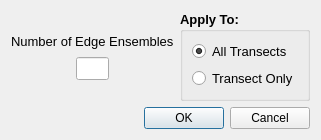
<?xml version="1.0" encoding="UTF-8"?>
<ui version="4.0">
 <class>edge_ens</class>
 <widget class="QDialog" name="edge_ens">
  <property name="geometry">
   <rect>
    <x>0</x>
    <y>0</y>
    <width>277</width>
    <height>120</height>
   </rect>
  </property>
  <property name="windowTitle">
   <string>Edge Ensembles</string>
  </property>
  <layout class="QGridLayout" name="gridLayout_2">
   <item row="0" column="0">
    <layout class="QHBoxLayout" name="horizontalLayout_3">
     <item>
      <layout class="QVBoxLayout" name="verticalLayout_2">
       <item>
        <spacer name="verticalSpacer_2">
         <property name="orientation">
          <enum>Qt::Vertical</enum>
         </property>
         <property name="sizeHint" stdset="0">
          <size>
           <width>20</width>
           <height>40</height>
          </size>
         </property>
        </spacer>
       </item>
       <item>
        <layout class="QHBoxLayout" name="horizontalLayout_2">
         <item>
          <spacer name="horizontalSpacer_3">
           <property name="orientation">
            <enum>Qt::Horizontal</enum>
           </property>
           <property name="sizeHint" stdset="0">
            <size>
             <width>40</width>
             <height>20</height>
            </size>
           </property>
          </spacer>
         </item>
         <item>
          <widget class="QLabel" name="edge_ens_label">
           <property name="font">
            <font>
             <pointsize>10</pointsize>
             <weight>50</weight>
             <bold>false</bold>
            </font>
           </property>
           <property name="text">
            <string>Number of Edge Ensembles</string>
           </property>
          </widget>
         </item>
         <item>
          <spacer name="horizontalSpacer_4">
           <property name="orientation">
            <enum>Qt::Horizontal</enum>
           </property>
           <property name="sizeHint" stdset="0">
            <size>
             <width>40</width>
             <height>20</height>
            </size>
           </property>
          </spacer>
         </item>
        </layout>
       </item>
       <item>
        <layout class="QHBoxLayout" name="horizontalLayout" stretch="2,1,2">
         <item>
          <spacer name="horizontalSpacer">
           <property name="orientation">
            <enum>Qt::Horizontal</enum>
           </property>
           <property name="sizeHint" stdset="0">
            <size>
             <width>40</width>
             <height>20</height>
            </size>
           </property>
          </spacer>
         </item>
         <item>
          <widget class="QLineEdit" name="ed_edge_ens">
           <property name="font">
            <font>
             <pointsize>10</pointsize>
            </font>
           </property>
          </widget>
         </item>
         <item>
          <spacer name="horizontalSpacer_2">
           <property name="orientation">
            <enum>Qt::Horizontal</enum>
           </property>
           <property name="sizeHint" stdset="0">
            <size>
             <width>40</width>
             <height>20</height>
            </size>
           </property>
          </spacer>
         </item>
        </layout>
       </item>
       <item>
        <spacer name="verticalSpacer">
         <property name="orientation">
          <enum>Qt::Vertical</enum>
         </property>
         <property name="sizeHint" stdset="0">
          <size>
           <width>20</width>
           <height>40</height>
          </size>
         </property>
        </spacer>
       </item>
      </layout>
     </item>
     <item>
      <widget class="QGroupBox" name="gb_apply_to">
       <property name="font">
        <font>
         <pointsize>10</pointsize>
         <weight>75</weight>
         <bold>true</bold>
        </font>
       </property>
       <property name="title">
        <string>Apply To:</string>
       </property>
       <layout class="QGridLayout" name="gridLayout">
        <item row="0" column="0">
         <layout class="QVBoxLayout" name="verticalLayout">
          <item>
           <widget class="QRadioButton" name="rb_all">
            <property name="font">
             <font>
              <pointsize>10</pointsize>
              <weight>50</weight>
              <bold>false</bold>
             </font>
            </property>
            <property name="text">
             <string>All Transects</string>
            </property>
            <property name="checked">
             <bool>true</bool>
            </property>
           </widget>
          </item>
          <item>
           <widget class="QRadioButton" name="rb_transect">
            <property name="font">
             <font>
              <pointsize>10</pointsize>
              <weight>50</weight>
              <bold>false</bold>
             </font>
            </property>
            <property name="text">
             <string>Transect Only</string>
            </property>
           </widget>
          </item>
         </layout>
        </item>
       </layout>
      </widget>
     </item>
    </layout>
   </item>
   <item row="1" column="0">
    <widget class="QDialogButtonBox" name="buttonBox">
     <property name="orientation">
      <enum>Qt::Horizontal</enum>
     </property>
     <property name="standardButtons">
      <set>QDialogButtonBox::Cancel|QDialogButtonBox::Ok</set>
     </property>
    </widget>
   </item>
  </layout>
 </widget>
 <resources/>
 <connections>
  <connection>
   <sender>buttonBox</sender>
   <signal>accepted()</signal>
   <receiver>edge_ens</receiver>
   <slot>accept()</slot>
   <hints>
    <hint type="sourcelabel">
     <x>248</x>
     <y>254</y>
    </hint>
    <hint type="destinationlabel">
     <x>157</x>
     <y>274</y>
    </hint>
   </hints>
  </connection>
  <connection>
   <sender>buttonBox</sender>
   <signal>rejected()</signal>
   <receiver>edge_ens</receiver>
   <slot>reject()</slot>
   <hints>
    <hint type="sourcelabel">
     <x>316</x>
     <y>260</y>
    </hint>
    <hint type="destinationlabel">
     <x>286</x>
     <y>274</y>
    </hint>
   </hints>
  </connection>
 </connections>
</ui>
